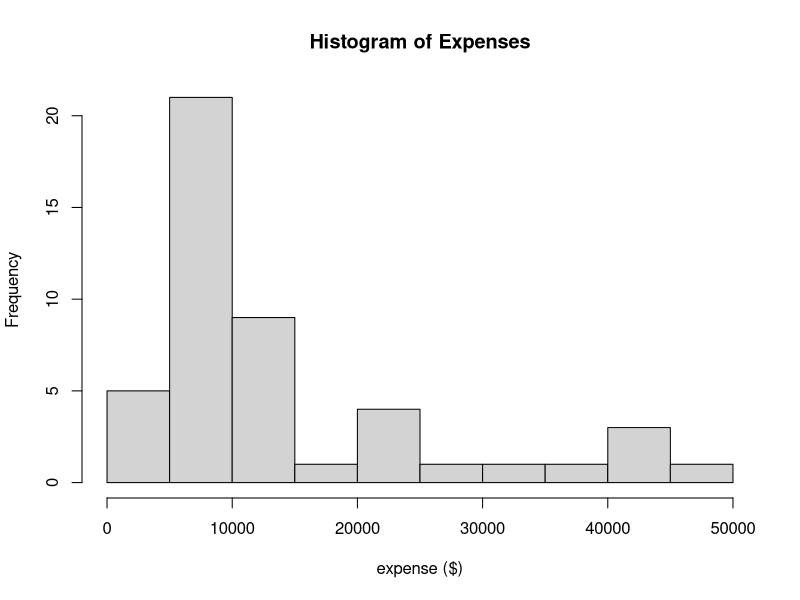
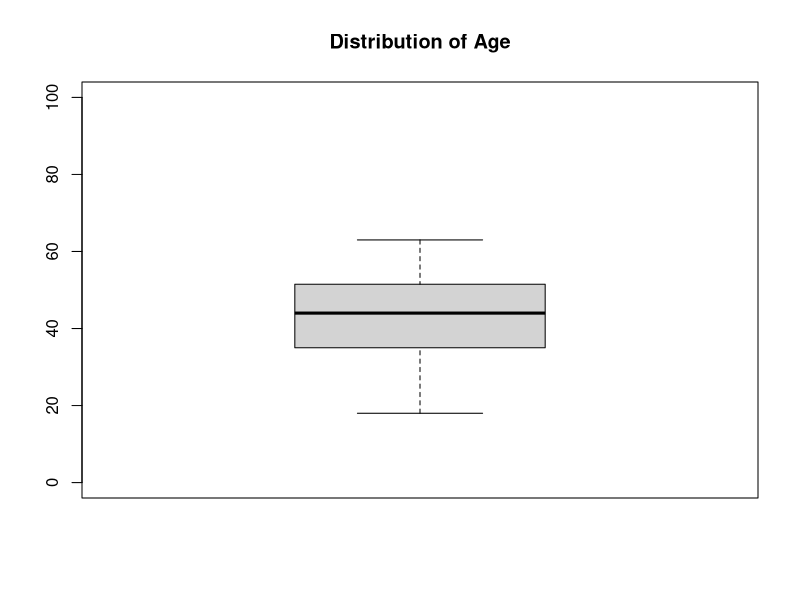

These charts were generated, in order, by the following R code:
## ---- chunk 1
knitr::opts_chunk$set(echo = TRUE)
# load tidyverse library
library(tidyverse)
## ---- chunk 2
# create some data vectors 
x <- c(12.3, 32.4, 8.6,9,11.5)
y <- c("red", "red", "green", "red","green")

# view the 4th element of x
x[4]

# view the 2nd and 4th elements of y
y[c(2,4)]
## ---- chunk 3
x[1] > 10  # checks whether x[1] is >10
x > 10 # returns a logical vector, returning T/F for each element of x
which( x > 10 )   # returns the indices of elements of x for which the condition is true
x[which(x > 10)]   # returns the subset of x for which the condition is true
## ---- chunk 4
y == 'red'
# add your own lines of code
y == 'green'
## ---- chunk 5
results <- data.frame(size = x, color = y)
results
## ---- chunk 6
results$size

# add a new variable called diameter:
results$diameter <- c(4.5, 6.2, 8.8,9.0,1.3)
head(results)
## ---- chunk 7
small.results <- subset( results, size < 20 )
small.results

# tidyverse option 
small.results <- results |> filter(size<20)
small.results
## ---- chunk 8
green.results <- subset( results, color=='green' )
green.results

# tidyverse approach
green.results <- results |> filter(color=='green')
green.results
## ---- chunk 9
which(results$color=='green')  # this returns the rows for which the condition is true
green.results2 <- results[which(results$color=='green'), ]
green.results2
## ---- chunk 10

insurance <- read.csv("insurance.csv")

## ---- chunk 11

head(insurance)

## ---- chunk 12

nrow(insurance)

## ---- chunk 13

class(insurance$region)
class(insurance$expenses)

## ---- chunk 14

hist(insurance$expenses, main = "Histogram of Expenses", xlab = "expense ($)")

## ---- chunk 15

boxplot(insurance$age, main = "Distribution of Age", ylim = c(0, 100))

